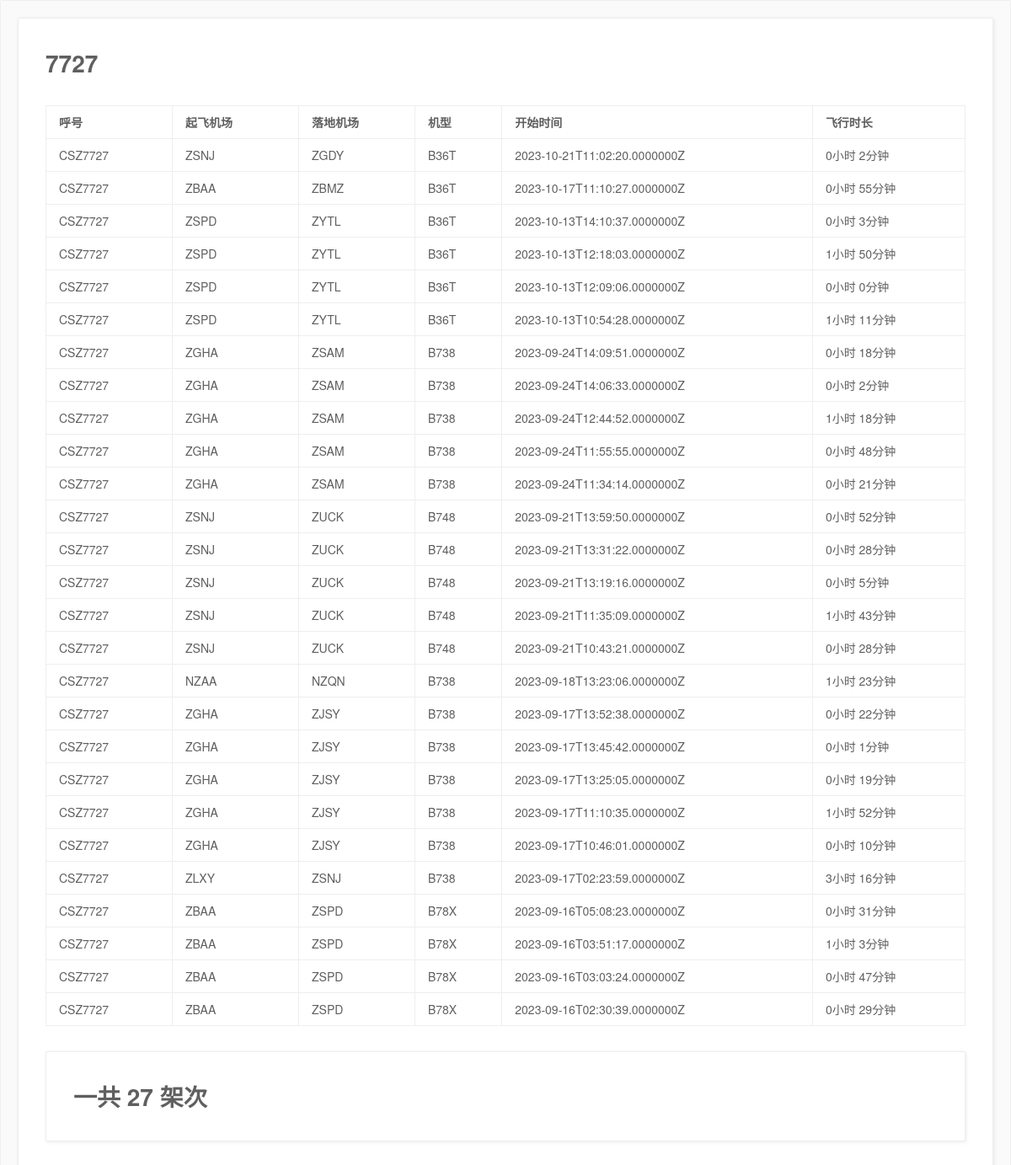
Screenshot of /history/flight/index.php (signed in) with the database file from the repository.
### tables this page shows
CREATE TABLE `history` (
  `client_name` text NOT NULL,
  `depairport` text NOT NULL,
  `destairport` text NOT NULL,
  `aircraft` text NOT NULL,
  `cid` text NOT NULL,
  `time` text NOT NULL,
  `online_time` text NOT NULL
);

### history/flight/index.php (the view, shortened to what this page needs)
<!DOCTYPE html>
<html lang="en">
<head>
    <link rel="stylesheet" href="/layui/css/layui.css">
    <link rel="stylesheet" href="/css/index.css">
</head>
<body>
    <div class="layui-card layui-panel">
        <div class="layui-bg-gray" style="padding: 20px;">
            <div class="layui-panel">
                <div style="padding: 32px;">
                    <h1>
                        <?php echo $_SESSION['num'] ?>
                    </h1>
                    <br>
                    <table class="layui-table">
                        <colgroup>
                            <col width="150">
                            <col width="150">
                            <col>
                        </colgroup>
                        <thead>
                            <tr>
                                <th>呼号</th>
                                <th>起飞机场</th>
                                <th>落地机场</th>
                                <th>机型</th>
                                <th>开始时间</th>
                                <th>飞行时长</th>
                            </tr>
                        </thead>
                        <tbody>
                            <?php $servername = "localhost";
                           $servername = "localhost";
$username = "imp_xfex_cc";
	$password = "34M3aePXSKYSS3Bi";
	$dbname = "imp_xfex_cc";
                            $conn = new mysqli($servername, $username, $password, $dbname);
                            $value = $_SESSION['num'];
                            $sql = $conn->prepare("SELECT * FROM history WHERE cid = ? ORDER BY time DESC");
                            $sql->bind_param("s", $value);
                            $sql->execute();
                            $result = $sql->get_result();
                            $count = 0;
                            if ($result->num_rows > 0) {
                                while ($row = $result->fetch_assoc()) {
                                    echo '<tr>';
                                    echo '<td>' . $row['client_name'] . '</td>';
                                    echo '<td>' . $row['depairport'] . '</td>';
                                    echo '<td>' . $row['destairport'] . '</td>';
                                    echo '<td>' . $row['aircraft'] . '</td>';
                                    echo '<td>' . $row['time'] . '</td>';
                                    $seconds = floatval($row['online_time']);
                                    $seconds-=28800;
                                    $hours = floor($seconds / 3600);
                                    $minutes = floor(($seconds % 3600) / 60);
                                    echo '<td>' . "{$hours}小时 {$minutes}分钟" . '</td>';
                                    $count++;
                                }
                            }
                            ?>
                        </tbody>
                    </table>
                    <br>
                    <div class="layui-panel">
                        <div style="padding: 32px;">
                            <h1>一共
                                <?php echo $count; ?> 架次
                            </h1>
                        </div>
                    </div>
                </div>
            </div>
        </div>
</body>
</html>

### rows the page displays
history: client_name "CSZ7727", depairport "ZSNJ", destairport "ZGDY", aircraft "B36T", time "2023-10-21T11:02:20.0000000Z", hours "0", minutes "2"
history: client_name "CSZ7727", depairport "ZBAA", destairport "ZBMZ", aircraft "B36T", time "2023-10-17T11:10:27.0000000Z", hours "0", minutes "55"
history: client_name "CSZ7727", depairport "ZSPD", destairport "ZYTL", aircraft "B36T", time "2023-10-13T14:10:37.0000000Z", hours "0", minutes "3"
history: client_name "CSZ7727", depairport "ZSPD", destairport "ZYTL", aircraft "B36T", time "2023-10-13T12:18:03.0000000Z", hours "1", minutes "50"
history: client_name "CSZ7727", depairport "ZSPD", destairport "ZYTL", aircraft "B36T", time "2023-10-13T12:09:06.0000000Z", hours "0", minutes "0"
history: client_name "CSZ7727", depairport "ZSPD", destairport "ZYTL", aircraft "B36T", time "2023-10-13T10:54:28.0000000Z", hours "1", minutes "11"
history: client_name "CSZ7727", depairport "ZGHA", destairport "ZSAM", aircraft "B738", time "2023-09-24T14:09:51.0000000Z", hours "0", minutes "18"
history: client_name "CSZ7727", depairport "ZGHA", destairport "ZSAM", aircraft "B738", time "2023-09-24T14:06:33.0000000Z", hours "0", minutes "2"
history: client_name "CSZ7727", depairport "ZGHA", destairport "ZSAM", aircraft "B738", time "2023-09-24T12:44:52.0000000Z", hours "1", minutes "18"
history: client_name "CSZ7727", depairport "ZGHA", destairport "ZSAM", aircraft "B738", time "2023-09-24T11:55:55.0000000Z", hours "0", minutes "48"
history: client_name "CSZ7727", depairport "ZGHA", destairport "ZSAM", aircraft "B738", time "2023-09-24T11:34:14.0000000Z", hours "0", minutes "21"
history: client_name "CSZ7727", depairport "ZSNJ", destairport "ZUCK", aircraft "B748", time "2023-09-21T13:59:50.0000000Z", hours "0", minutes "52"
history: client_name "CSZ7727", depairport "ZSNJ", destairport "ZUCK", aircraft "B748", time "2023-09-21T13:31:22.0000000Z", hours "0", minutes "28"
history: client_name "CSZ7727", depairport "ZSNJ", destairport "ZUCK", aircraft "B748", time "2023-09-21T13:19:16.0000000Z", hours "0", minutes "5"
history: client_name "CSZ7727", depairport "ZSNJ", destairport "ZUCK", aircraft "B748", time "2023-09-21T11:35:09.0000000Z", hours "1", minutes "43"
history: client_name "CSZ7727", depairport "ZSNJ", destairport "ZUCK", aircraft "B748", time "2023-09-21T10:43:21.0000000Z", hours "0", minutes "28"
history: client_name "CSZ7727", depairport "NZAA", destairport "NZQN", aircraft "B738", time "2023-09-18T13:23:06.0000000Z", hours "1", minutes "23"
history: client_name "CSZ7727", depairport "ZGHA", destairport "ZJSY", aircraft "B738", time "2023-09-17T13:52:38.0000000Z", hours "0", minutes "22"
history: client_name "CSZ7727", depairport "ZGHA", destairport "ZJSY", aircraft "B738", time "2023-09-17T13:45:42.0000000Z", hours "0", minutes "1"
history: client_name "CSZ7727", depairport "ZGHA", destairport "ZJSY", aircraft "B738", time "2023-09-17T13:25:05.0000000Z", hours "0", minutes "19"
history: client_name "CSZ7727", depairport "ZGHA", destairport "ZJSY", aircraft "B738", time "2023-09-17T11:10:35.0000000Z", hours "1", minutes "52"
history: client_name "CSZ7727", depairport "ZGHA", destairport "ZJSY", aircraft "B738", time "2023-09-17T10:46:01.0000000Z", hours "0", minutes "10"
history: client_name "CSZ7727", depairport "ZLXY", destairport "ZSNJ", aircraft "B738", time "2023-09-17T02:23:59.0000000Z", hours "3", minutes "16"
history: client_name "CSZ7727", depairport "ZBAA", destairport "ZSPD", aircraft "B78X", time "2023-09-16T05:08:23.0000000Z", hours "0", minutes "31"
history: client_name "CSZ7727", depairport "ZBAA", destairport "ZSPD", aircraft "B78X", time "2023-09-16T03:51:17.0000000Z", hours "1", minutes "3"
history: client_name "CSZ7727", depairport "ZBAA", destairport "ZSPD", aircraft "B78X", time "2023-09-16T03:03:24.0000000Z", hours "0", minutes "47"
history: client_name "CSZ7727", depairport "ZBAA", destairport "ZSPD", aircraft "B78X", time "2023-09-16T02:30:39.0000000Z", hours "0", minutes "29"

### other values shown
$_SESSION['num'] "7727"
$count "27"
